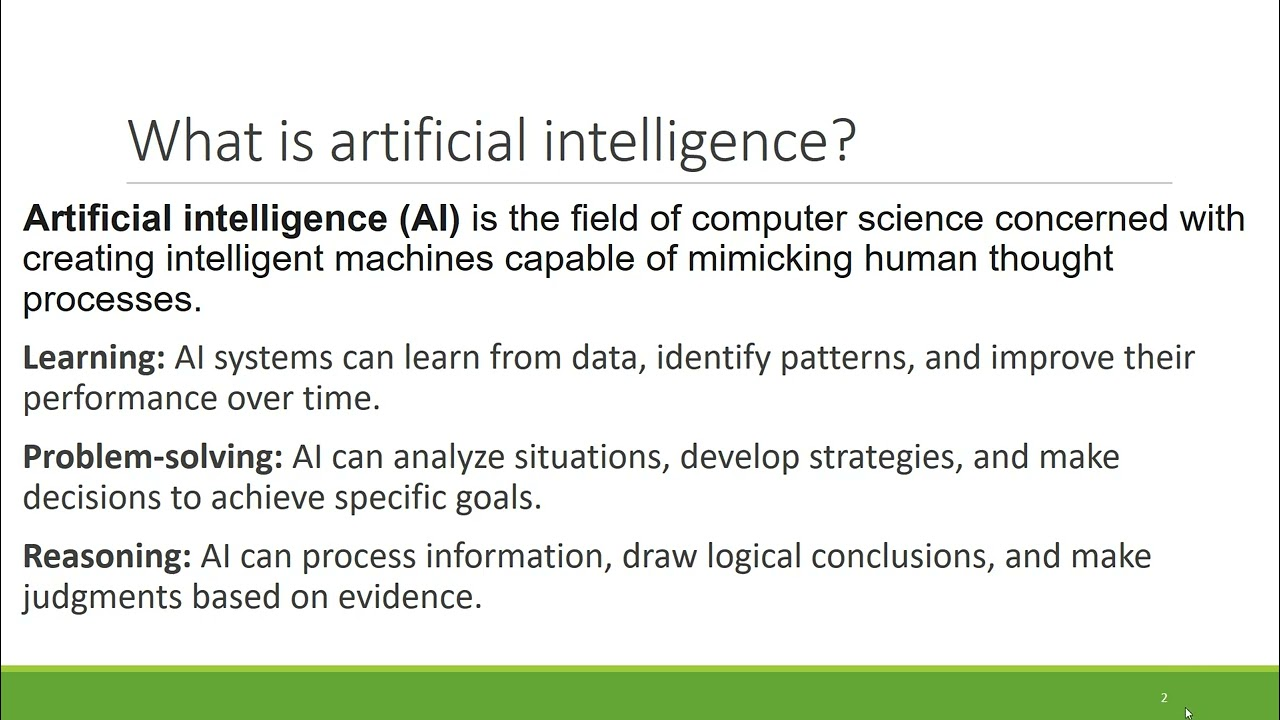
#> input picture Project 4 Image or Text Recognition Basic/sample.jpg, 1280 x 720 px
$ python -i recognition.py   (imports and definitions only)
#> lines starting #> are read from the running program, lines starting #| are printed output that depends on the picture; after the words box and inside, x2 and y2 are one past the last pixel; in counts of white or black regions, pixels touching at a corner belong together
import cv2
import numpy as np
import pytesseract


def deskew_image(image):
    coords = np.column_stack(np.where(image == 0))

    if len(coords) == 0:
        return image

    angle = cv2.minAreaRect(coords)[-1]

    if angle < -45:
        angle = -(90 + angle)
    else:
        angle = -angle

    height, width = image.shape[:2]
    center = (width // 2, height // 2)

    rotation_matrix = cv2.getRotationMatrix2D(
        center,
        angle,
        1.0
    )

    deskewed = cv2.warpAffine(
        image,
        rotation_matrix,
        (width, height),
        flags=cv2.INTER_CUBIC,
        borderMode=cv2.BORDER_REPLICATE
    )

    return deskewed


def preprocess_image(image_path):
#> called with image_path = 'sample.jpg'
    image = cv2.imread(image_path)
#> image is the input picture: shape (720, 1280, 3); mean B, G, R 224.4, 233.7, 228.5

    if image is None:
        raise ValueError("Image could not be loaded.")

    gray = cv2.cvtColor(image, cv2.COLOR_BGR2GRAY)
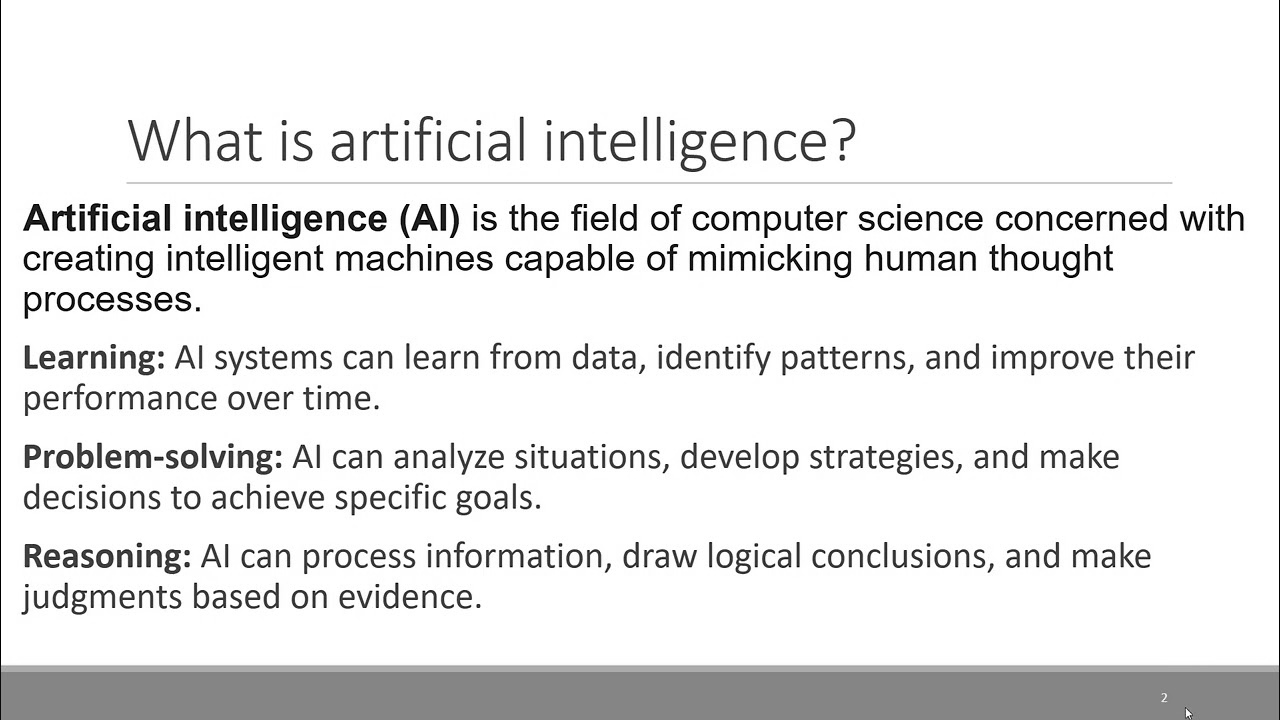
#> gray: shape (720, 1280); min 0, max 255, mean 231.1

    blurred = cv2.GaussianBlur(gray, (5, 5), 0)

    thresholded = cv2.adaptiveThreshold(
        blurred,
        255,
        cv2.ADAPTIVE_THRESH_GAUSSIAN_C,
        cv2.THRESH_BINARY,
        11,
        2
    )
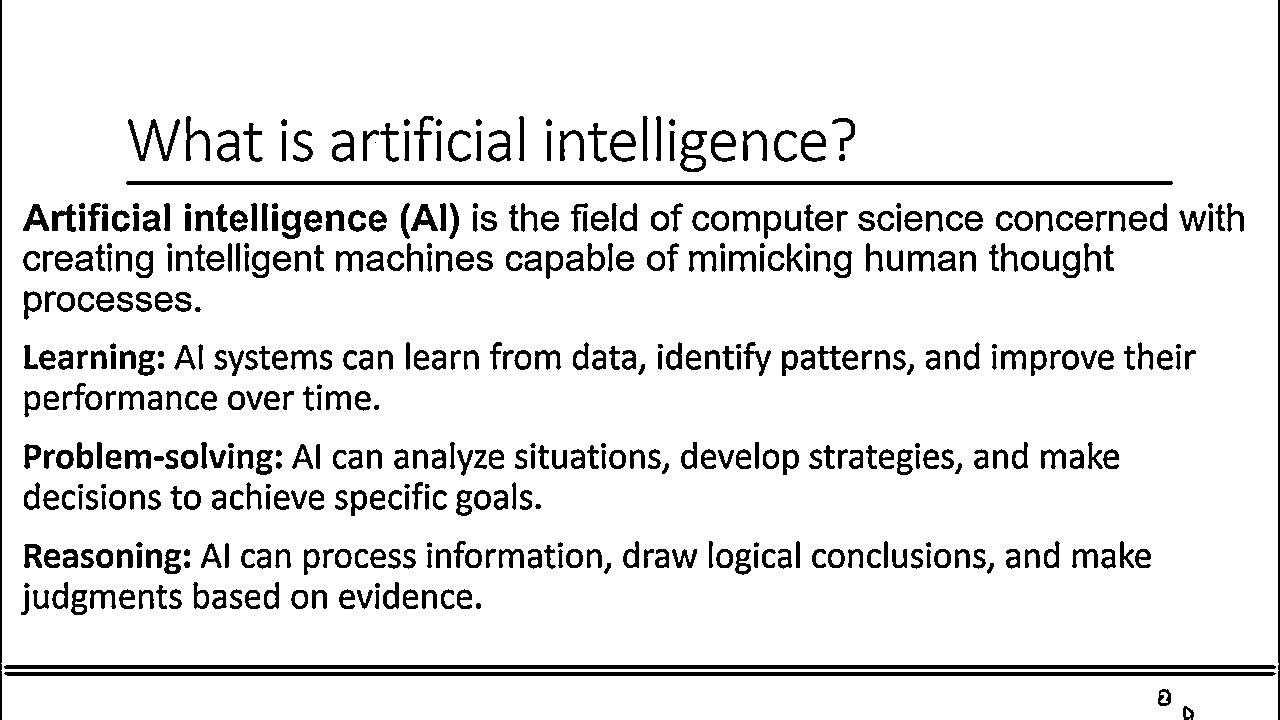
#> thresholded: shape (720, 1280); 90.3% white; 485 black regions (5 under 20 px), largest, box (x1, y1, x2, y2) and area: (4, 665, 1276, 669) 5082, (4, 672, 1276, 676) 5077, (126, 181, 1173, 185) 4184

    deskewed = deskew_image(thresholded)
#> in deskew_image, `coords = np.column_stack(np.where(image == 0))`: coords = 89447 pairs, first value 0 to 719, second value 0 to 1279
#> in deskew_image, `angle = cv2.minAreaRect(coords)[-1]`: angle = -90
#> in deskew_image, `angle = -(90 + angle)`: angle = 0
#> in deskew_image, `rotation_matrix = cv2.getRotationMatrix2D( center, angle, 1.0 )`: rotation_matrix = [[1, 0, 0], [0, 1, 0]]

    return deskewed


def extract_text(image):
    config = "--psm 6"

    data = pytesseract.image_to_data(
        image,
        config=config,
        output_type=pytesseract.Output.DICT
    )

    extracted_words = []

    for i in range(len(data["text"])):
        text = data["text"][i].strip()

        if not text:
            continue

        confidence = float(data["conf"][i])

        if confidence >= 80:
            extracted_words.append({
                "text": text,
                "confidence": confidence
            })

    return extracted_words

>>> result = preprocess_image('sample.jpg')
